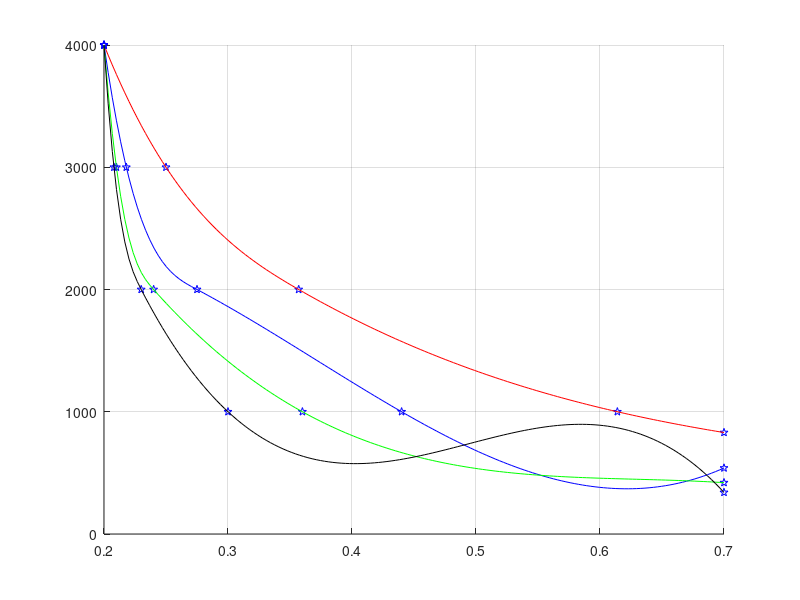

MATLAB code for this plot:
clear
clc
v=[4000 3000 2000 1000];
v0=[v 830];
v2=[v 540];
v4=[v 420];
v6=[v 340];
v8=[v 230];
n0=[0.2 0.25 0.357 0.614 0.7];
n2=[0.2 0.218 0.275 0.44 0.7];
n4=[0.2 0.21 0.24 0.36 0.7];
n6=[0.2 0.208 0.23 0.3 0.7];
n8=[0.2 0.206 0.215 0.24 0.7];

Y=[v0;v2;v4;v6;v8]
X=[n0;n2;n4;n6;n8]
line=['r','b','g','k','m'];
figure(1)
grid on
hold on
for i=1:4
    xi = linspace(min(X(i,:)), max(X(i,:)), 150);                     % Evenly-Spaced Interpolation Vector
    yi = interp1(X(i,:), Y(i,:), xi, 'spline', 'extrap')

    plot(X(i,:), Y(i,:), 'bp')

    plot(xi, yi,line(i))
end

hold off

% xlabel('X')
% ylabel('Y')
% legend('Original Data', 'Interpolation', 'Location', 'NW')
